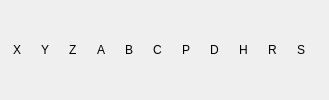
        <widget class="QWidget" name="frmLedsLimites" native="true">
         <property name="sizePolicy">
          <sizepolicy hsizetype="Fixed" vsizetype="Fixed">
           <horstretch>0</horstretch>
           <verstretch>0</verstretch>
          </sizepolicy>
         </property>
         <layout class="QHBoxLayout" name="horizontalLayout_24">
          <property name="spacing">
           <number>0</number>
          </property>
          <property name="leftMargin">
           <number>0</number>
          </property>
          <property name="topMargin">
           <number>0</number>
          </property>
          <property name="rightMargin">
           <number>0</number>
          </property>
          <property name="bottomMargin">
           <number>0</number>
          </property>
          <item>
           <spacer name="horizontalSpacer">
            <property name="orientation">
             <enum>Qt::Horizontal</enum>
            </property>
            <property name="sizeHint" stdset="0">
             <size>
              <width>13</width>
              <height>20</height>
             </size>
            </property>
           </spacer>
          </item>
          <item>
           <widget class="QLabel" name="lblLedX">
            <property name="sizePolicy">
             <sizepolicy hsizetype="Fixed" vsizetype="Fixed">
              <horstretch>0</horstretch>
              <verstretch>0</verstretch>
             </sizepolicy>
            </property>
            <property name="frameShape">
             <enum>QFrame::NoFrame</enum>
            </property>
            <property name="frameShadow">
             <enum>QFrame::Plain</enum>
            </property>
            <property name="lineWidth">
             <number>1</number>
            </property>
            <property name="text">
             <string notr="true">X</string>
            </property>
           </widget>
          </item>
          <item>
           <widget class="cnLed" name="cnLedX">
            <property name="sizePolicy">
             <sizepolicy hsizetype="Fixed" vsizetype="Fixed">
              <horstretch>0</horstretch>
              <verstretch>0</verstretch>
             </sizepolicy>
            </property>
            <property name="maximumSize">
             <size>
              <width>20</width>
              <height>20</height>
             </size>
            </property>
            <property name="toolTip">
             <string>X Limit</string>
            </property>
            <property name="text">
             <string notr="true"/>
            </property>
            <property name="pixmap">
             <pixmap resource="cn5X.qrc">:/cn5X/images/ledRougeEteinte.svg</pixmap>
            </property>
            <property name="scaledContents">
             <bool>true</bool>
            </property>
           </widget>
          </item>
          <item>
           <spacer name="horizontalSpacer_9">
            <property name="orientation">
             <enum>Qt::Horizontal</enum>
            </property>
            <property name="sizeHint" stdset="0">
             <size>
              <width>13</width>
              <height>20</height>
             </size>
            </property>
           </spacer>
          </item>
          <item>
           <widget class="QLabel" name="lblLedY">
            <property name="sizePolicy">
             <sizepolicy hsizetype="Fixed" vsizetype="Fixed">
              <horstretch>0</horstretch>
              <verstretch>0</verstretch>
             </sizepolicy>
            </property>
            <property name="text">
             <string notr="true">Y</string>
            </property>
           </widget>
          </item>
          <item>
           <widget class="cnLed" name="cnLedY">
            <property name="sizePolicy">
             <sizepolicy hsizetype="Fixed" vsizetype="Fixed">
              <horstretch>0</horstretch>
              <verstretch>0</verstretch>
             </sizepolicy>
            </property>
            <property name="maximumSize">
             <size>
              <width>20</width>
              <height>20</height>
             </size>
            </property>
            <property name="toolTip">
             <string>Y Limit</string>
            </property>
            <property name="text">
             <string notr="true"/>
            </property>
            <property name="pixmap">
             <pixmap resource="cn5X.qrc">:/cn5X/images/ledRougeEteinte.svg</pixmap>
            </property>
            <property name="scaledContents">
             <bool>true</bool>
            </property>
           </widget>
          </item>
          <item>
           <spacer name="horizontalSpacer_10">
            <property name="orientation">
             <enum>Qt::Horizontal</enum>
            </property>
            <property name="sizeHint" stdset="0">
             <size>
              <width>13</width>
              <height>20</height>
             </size>
            </property>
           </spacer>
          </item>
          <item>
           <widget class="QLabel" name="lblLedZ">
            <property name="sizePolicy">
             <sizepolicy hsizetype="Fixed" vsizetype="Fixed">
              <horstretch>0</horstretch>
              <verstretch>0</verstretch>
             </sizepolicy>
            </property>
            <property name="text">
             <string notr="true">Z</string>
            </property>
           </widget>
          </item>
          <item>
           <widget class="cnLed" name="cnLedZ">
            <property name="sizePolicy">
             <sizepolicy hsizetype="Fixed" vsizetype="Fixed">
              <horstretch>0</horstretch>
              <verstretch>0</verstretch>
             </sizepolicy>
            </property>
            <property name="maximumSize">
             <size>
              <width>20</width>
              <height>20</height>
             </size>
            </property>
            <property name="toolTip">
             <string>Z Limit</string>
            </property>
            <property name="text">
             <string notr="true"/>
            </property>
            <property name="pixmap">
             <pixmap resource="cn5X.qrc">:/cn5X/images/ledRougeEteinte.svg</pixmap>
            </property>
            <property name="scaledContents">
             <bool>true</bool>
            </property>
           </widget>
          </item>
          <item>
           <spacer name="horizontalSpacer_11">
            <property name="orientation">
             <enum>Qt::Horizontal</enum>
            </property>
            <property name="sizeHint" stdset="0">
             <size>
              <width>13</width>
              <height>20</height>
             </size>
            </property>
           </spacer>
          </item>
          <item>
           <widget class="QLabel" name="lblLedA">
            <property name="sizePolicy">
             <sizepolicy hsizetype="Fixed" vsizetype="Fixed">
              <horstretch>0</horstretch>
              <verstretch>0</verstretch>
             </sizepolicy>
            </property>
            <property name="text">
             <string notr="true">A</string>
            </property>
           </widget>
          </item>
          <item>
           <widget class="cnLed" name="cnLedA">
            <property name="sizePolicy">
             <sizepolicy hsizetype="Fixed" vsizetype="Fixed">
              <horstretch>0</horstretch>
              <verstretch>0</verstretch>
             </sizepolicy>
            </property>
            <property name="maximumSize">
             <size>
              <width>20</width>
              <height>20</height>
             </size>
            </property>
            <property name="toolTip">
             <string>A Limit</string>
            </property>
            <property name="text">
             <string notr="true"/>
            </property>
            <property name="pixmap">
             <pixmap resource="cn5X.qrc">:/cn5X/images/ledRougeEteinte.svg</pixmap>
            </property>
            <property name="scaledContents">
             <bool>true</bool>
            </property>
            <property name="ledStatus" stdset="0">
             <bool>false</bool>
            </property>
           </widget>
          </item>
          <item>
           <spacer name="horizontalSpacer_12">
            <property name="orientation">
             <enum>Qt::Horizontal</enum>
            </property>
            <property name="sizeHint" stdset="0">
             <size>
              <width>13</width>
              <height>20</height>
             </size>
            </property>
           </spacer>
          </item>
          <item>
           <widget class="QLabel" name="lblLedB">
            <property name="sizePolicy">
             <sizepolicy hsizetype="Fixed" vsizetype="Fixed">
              <horstretch>0</horstretch>
              <verstretch>0</verstretch>
             </sizepolicy>
            </property>
            <property name="text">
             <string notr="true">B</string>
            </property>
           </widget>
          </item>
          <item>
           <widget class="cnLed" name="cnLedB">
            <property name="sizePolicy">
             <sizepolicy hsizetype="Fixed" vsizetype="Fixed">
              <horstretch>0</horstretch>
              <verstretch>0</verstretch>
             </sizepolicy>
            </property>
            <property name="maximumSize">
             <size>
              <width>20</width>
              <height>20</height>
             </size>
            </property>
            <property name="toolTip">
             <string>B Limit</string>
            </property>
            <property name="text">
             <string notr="true"/>
            </property>
            <property name="pixmap">
             <pixmap resource="cn5X.qrc">:/cn5X/images/ledRougeEteinte.svg</pixmap>
            </property>
            <property name="scaledContents">
             <bool>true</bool>
            </property>
           </widget>
          </item>
          <item>
           <spacer name="horizontalSpacer_13">
            <property name="orientation">
             <enum>Qt::Horizontal</enum>
            </property>
            <property name="sizeHint" stdset="0">
             <size>
              <width>13</width>
              <height>20</height>
             </size>
            </property>
           </spacer>
          </item>
          <item>
           <widget class="QLabel" name="lblLedC">
            <property name="sizePolicy">
             <sizepolicy hsizetype="Fixed" vsizetype="Fixed">
              <horstretch>0</horstretch>
              <verstretch>0</verstretch>
             </sizepolicy>
            </property>
            <property name="text">
             <string notr="true">C</string>
            </property>
           </widget>
          </item>
          <item>
           <widget class="cnLed" name="cnLedC">
            <property name="sizePolicy">
             <sizepolicy hsizetype="Fixed" vsizetype="Fixed">
              <horstretch>0</horstretch>
              <verstretch>0</verstretch>
             </sizepolicy>
            </property>
            <property name="maximumSize">
             <size>
              <width>20</width>
              <height>20</height>
             </size>
            </property>
            <property name="toolTip">
             <string>C Limit</string>
            </property>
            <property name="text">
             <string notr="true"/>
            </property>
            <property name="pixmap">
             <pixmap resource="cn5X.qrc">:/cn5X/images/ledRougeEteinte.svg</pixmap>
            </property>
            <property name="scaledContents">
             <bool>true</bool>
            </property>
           </widget>
          </item>
          <item>
           <spacer name="horizontalSpacer_14">
            <property name="orientation">
             <enum>Qt::Horizontal</enum>
            </property>
            <property name="sizeHint" stdset="0">
             <size>
              <width>13</width>
              <height>20</height>
             </size>
            </property>
           </spacer>
          </item>
          <item>
           <widget class="QLabel" name="lblLedP">
            <property name="sizePolicy">
             <sizepolicy hsizetype="Fixed" vsizetype="Fixed">
              <horstretch>0</horstretch>
              <verstretch>0</verstretch>
             </sizepolicy>
            </property>
            <property name="text">
             <string notr="true">P</string>
            </property>
           </widget>
          </item>
          <item>
           <widget class="cnLed" name="cnLedP">
            <property name="sizePolicy">
             <sizepolicy hsizetype="Fixed" vsizetype="Fixed">
              <horstretch>0</horstretch>
              <verstretch>0</verstretch>
             </sizepolicy>
            </property>
            <property name="maximumSize">
             <size>
              <width>20</width>
              <height>20</height>
             </size>
            </property>
            <property name="toolTip">
             <string>Probe</string>
            </property>
            <property name="text">
             <string notr="true"/>
            </property>
            <property name="pixmap">
             <pixmap resource="cn5X.qrc">:/cn5X/images/ledRougeEteinte.svg</pixmap>
            </property>
            <property name="scaledContents">
             <bool>true</bool>
            </property>
           </widget>
          </item>
          <item>
           <spacer name="horizontalSpacer_15">
            <property name="orientation">
             <enum>Qt::Horizontal</enum>
            </property>
            <property name="sizeHint" stdset="0">
             <size>
              <width>13</width>
              <height>20</height>
             </size>
            </property>
           </spacer>
          </item>
          <item>
           <widget class="QLabel" name="lblLedD">
            <property name="sizePolicy">
             <sizepolicy hsizetype="Fixed" vsizetype="Fixed">
              <horstretch>0</horstretch>
              <verstretch>0</verstretch>
             </sizepolicy>
            </property>
            <property name="text">
             <string notr="true">D</string>
            </property>
           </widget>
          </item>
          <item>
           <widget class="cnLed" name="cnLedD">
            <property name="sizePolicy">
             <sizepolicy hsizetype="Fixed" vsizetype="Fixed">
              <horstretch>0</horstretch>
              <verstretch>0</verstretch>
             </sizepolicy>
            </property>
            <property name="maximumSize">
             <size>
              <width>20</width>
              <height>20</height>
             </size>
            </property>
            <property name="toolTip">
             <string>Door</string>
            </property>
            <property name="text">
             <string notr="true"/>
            </property>
            <property name="pixmap">
             <pixmap resource="cn5X.qrc">:/cn5X/images/ledRougeEteinte.svg</pixmap>
            </property>
            <property name="scaledContents">
             <bool>true</bool>
            </property>
           </widget>
          </item>
          <item>
           <spacer name="horizontalSpacer_16">
            <property name="orientation">
             <enum>Qt::Horizontal</enum>
            </property>
            <property name="sizeHint" stdset="0">
             <size>
              <width>13</width>
              <height>20</height>
             </size>
            </property>
           </spacer>
          </item>
          <item>
           <widget class="QLabel" name="lblLedH">
            <property name="sizePolicy">
             <sizepolicy hsizetype="Fixed" vsizetype="Fixed">
              <horstretch>0</horstretch>
              <verstretch>0</verstretch>
             </sizepolicy>
            </property>
            <property name="text">
             <string notr="true">H</string>
            </property>
           </widget>
          </item>
          <item>
           <widget class="cnLed" name="cnLedH">
            <property name="sizePolicy">
             <sizepolicy hsizetype="Fixed" vsizetype="Fixed">
              <horstretch>0</horstretch>
              <verstretch>0</verstretch>
             </sizepolicy>
            </property>
            <property name="maximumSize">
             <size>
              <width>20</width>
              <height>20</height>
             </size>
            </property>
            <property name="toolTip">
             <string>Hold</string>
            </property>
            <property name="text">
             <string notr="true"/>
            </property>
            <property name="pixmap">
             <pixmap resource="cn5X.qrc">:/cn5X/images/ledRougeEteinte.svg</pixmap>
            </property>
            <property name="scaledContents">
             <bool>true</bool>
            </property>
           </widget>
          </item>
          <item>
           <spacer name="horizontalSpacer_17">
            <property name="orientation">
             <enum>Qt::Horizontal</enum>
            </property>
            <property name="sizeHint" stdset="0">
             <size>
              <width>13</width>
              <height>20</height>
             </size>
            </property>
           </spacer>
          </item>
          <item>
           <widget class="QLabel" name="lblLedR">
            <property name="sizePolicy">
             <sizepolicy hsizetype="Fixed" vsizetype="Fixed">
              <horstretch>0</horstretch>
              <verstretch>0</verstretch>
             </sizepolicy>
            </property>
            <property name="text">
             <string notr="true">R</string>
            </property>
           </widget>
          </item>
          <item>
           <widget class="cnLed" name="cnLedR">
            <property name="sizePolicy">
             <sizepolicy hsizetype="Fixed" vsizetype="Fixed">
              <horstretch>0</horstretch>
              <verstretch>0</verstretch>
             </sizepolicy>
            </property>
            <property name="maximumSize">
             <size>
              <width>20</width>
              <height>20</height>
             </size>
            </property>
            <property name="toolTip">
             <string>soft Reset</string>
            </property>
            <property name="text">
             <string notr="true"/>
            </property>
            <property name="pixmap">
             <pixmap resource="cn5X.qrc">:/cn5X/images/ledRougeEteinte.svg</pixmap>
            </property>
            <property name="scaledContents">
             <bool>true</bool>
            </property>
           </widget>
          </item>
          <item>
           <spacer name="horizontalSpacer_18">
            <property name="orientation">
             <enum>Qt::Horizontal</enum>
            </property>
            <property name="sizeHint" stdset="0">
             <size>
              <width>13</width>
              <height>20</height>
             </size>
            </property>
           </spacer>
          </item>
          <item>
           <widget class="QLabel" name="lblLedS">
            <property name="sizePolicy">
             <sizepolicy hsizetype="Fixed" vsizetype="Fixed">
              <horstretch>0</horstretch>
              <verstretch>0</verstretch>
             </sizepolicy>
            </property>
            <property name="text">
             <string notr="true">S</string>
            </property>
           </widget>
          </item>
          <item>
           <widget class="cnLed" name="cnLedS">
            <property name="sizePolicy">
             <sizepolicy hsizetype="Fixed" vsizetype="Fixed">
              <horstretch>0</horstretch>
              <verstretch>0</verstretch>
             </sizepolicy>
            </property>
            <property name="maximumSize">
             <size>
              <width>20</width>
              <height>20</height>
             </size>
            </property>
            <property name="toolTip">
             <string>cycle Start</string>
            </property>
            <property name="text">
             <string notr="true"/>
            </property>
            <property name="pixmap">
             <pixmap resource="cn5X.qrc">:/cn5X/images/ledRougeEteinte.svg</pixmap>
            </property>
            <property name="scaledContents">
             <bool>true</bool>
            </property>
           </widget>
          </item>
          <item>
           <spacer name="horizontalSpacer_7">
            <property name="orientation">
             <enum>Qt::Horizontal</enum>
            </property>
            <property name="sizeHint" stdset="0">
             <size>
              <width>17</width>
              <height>20</height>
             </size>
            </property>
           </spacer>
          </item>
         </layout>
        </widget>
